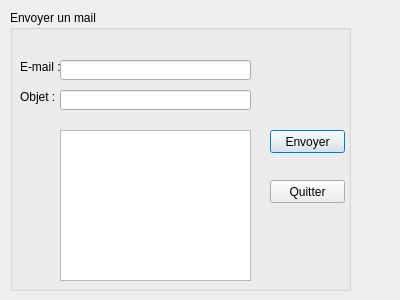
<?xml version="1.0" encoding="UTF-8"?>
<ui version="4.0">
 <class>mailing</class>
 <widget class="QDialog" name="mailing">
  <property name="geometry">
   <rect>
    <x>0</x>
    <y>0</y>
    <width>400</width>
    <height>300</height>
   </rect>
  </property>
  <property name="windowTitle">
   <string>Mailing</string>
  </property>
  <widget class="QGroupBox" name="groupBox">
   <property name="geometry">
    <rect>
     <x>10</x>
     <y>10</y>
     <width>341</width>
     <height>281</height>
    </rect>
   </property>
   <property name="title">
    <string>Envoyer un mail</string>
   </property>
   <widget class="QLabel" name="label">
    <property name="geometry">
     <rect>
      <x>10</x>
      <y>50</y>
      <width>47</width>
      <height>14</height>
     </rect>
    </property>
    <property name="text">
     <string>E-mail :</string>
    </property>
   </widget>
   <widget class="QLabel" name="label_2">
    <property name="geometry">
     <rect>
      <x>10</x>
      <y>80</y>
      <width>47</width>
      <height>14</height>
     </rect>
    </property>
    <property name="text">
     <string>Objet :</string>
    </property>
   </widget>
   <widget class="QLineEdit" name="lineEdit_mail">
    <property name="geometry">
     <rect>
      <x>50</x>
      <y>50</y>
      <width>191</width>
      <height>20</height>
     </rect>
    </property>
   </widget>
   <widget class="QLineEdit" name="lineEdit_objet">
    <property name="geometry">
     <rect>
      <x>50</x>
      <y>80</y>
      <width>191</width>
      <height>20</height>
     </rect>
    </property>
   </widget>
   <widget class="QTextEdit" name="text">
    <property name="geometry">
     <rect>
      <x>50</x>
      <y>120</y>
      <width>191</width>
      <height>151</height>
     </rect>
    </property>
   </widget>
   <widget class="QPushButton" name="pushButton">
    <property name="geometry">
     <rect>
      <x>260</x>
      <y>120</y>
      <width>75</width>
      <height>23</height>
     </rect>
    </property>
    <property name="text">
     <string>Envoyer</string>
    </property>
   </widget>
   <widget class="QPushButton" name="pushButton_2">
    <property name="geometry">
     <rect>
      <x>260</x>
      <y>170</y>
      <width>75</width>
      <height>23</height>
     </rect>
    </property>
    <property name="text">
     <string>Quitter</string>
    </property>
   </widget>
  </widget>
 </widget>
 <resources/>
 <connections/>
</ui>
